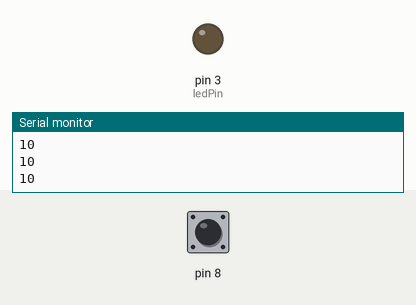
This sketch was run on a simulated Arduino Uno, built with avr-gcc and run on an emulated ATmega328P. Shown: output pins drawn as LEDs (lit = HIGH), the last lines printed to the serial monitor. The inputs (shaded band) are chosen by the test bench; at power-on: pin 8 HIGH.

Above: at 1.2 s.
1.3 s: pin 8 pulled LOW for 0.15 s
At 1.37 s:
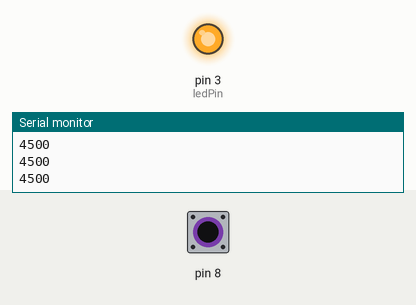
2.9 s: pin 8 pulled LOW for 3.2 s
At 7.0 s:
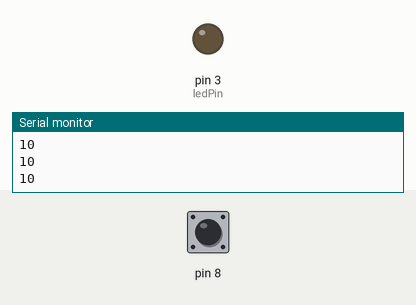
Timing chart, 0 to 8.5 s (numbered marks = the images above; inputs shaded):
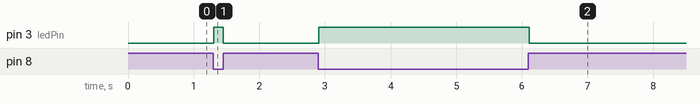

The sketch:

touchyFeelyLamp.ino
```cpp
#include <CapacitiveSensor.h>


int threshold = 1000;
const int ledPin = 3;
const int capSend = 7;
const int capSense = 8;

// starts sensor with sending on capSend and recieving on capSense
CapacitiveSensor capSensor = CapacitiveSensor(capSend, capSense);

void setup(){
  Serial.begin(9600);
  pinMode(ledPin, OUTPUT);
}

void loop(){
  long sensorValue = capSensor.capacitiveSensor(30); // 30 samples
  Serial.println(sensorValue);

  if(sensorValue > threshold){
    digitalWrite(ledPin, HIGH);
  } else{
    digitalWrite(ledPin, LOW);
  }

  delay(10);
}
```

Measured:
- after the input at 1.3 s, pin 3 (ledPin): LOW → HIGH at once, → LOW 0.15 s later
- after the input at 2.9 s, pin 3 (ledPin): LOW → HIGH at once, → LOW 3.2 s later
